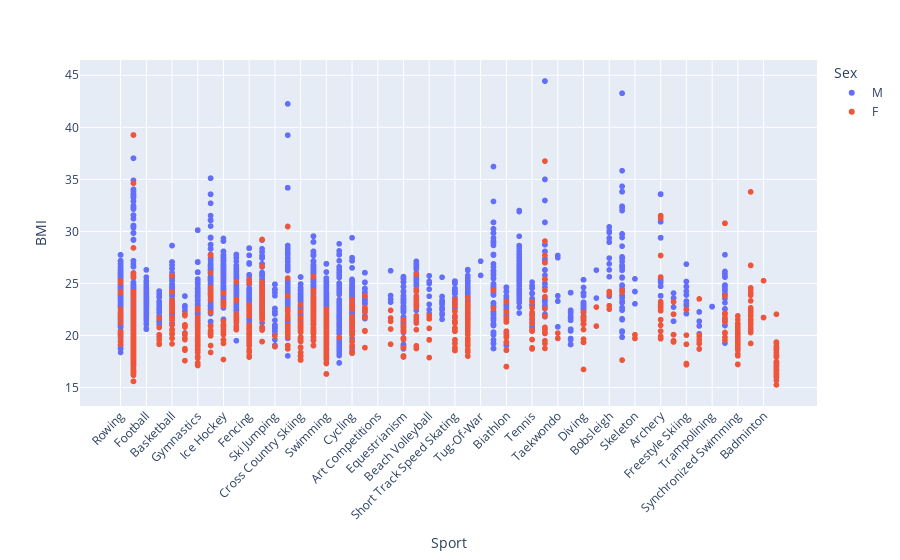

This figure's notebook cell:
### Code cell
# BMI = kg/((height/100)**2)
# Normal BMI: 18.5 to 24.9

italy_events["BMI"] = italy_events["Weight"] / ((italy_events["Height"]/100)**2)

fig = px.scatter(
    italy_events,
    x="Sport",
    y="BMI",
    color="Sex"
)

fig.update_layout(
    xaxis = dict(
        tickangle=-45
    )
)

### Figure 1 — Plotly figure (JSON) as saved in the notebook; plotly's stock layout.template omitted (floating-point values rounded to 4 significant figures; data arrays with more than 128 entries replaced by an {"elided": "..."} marker saying what was removed)
{"data": [{"hovertemplate": "Sex=M<br>Sport=%{x}<br>BMI=%{y}<extra></extra>", "legendgroup": "M", "marker": {"color": "#636efa", "symbol": "circle"}, "mode": "markers", "name": "M", "showlegend": true, "type": "scattergl", "x": {"elided": "7756 str values"}, "xaxis": "x", "y": {"elided": "7756 float values"}, "yaxis": "y"}, {"hovertemplate": "Sex=F<br>Sport=%{x}<br>BMI=%{y}<extra></extra>", "legendgroup": "F", "marker": {"color": "#EF553B", "symbol": "circle"}, "mode": "markers", "name": "F", "showlegend": true, "type": "scattergl", "x": {"elided": "2504 str values"}, "xaxis": "x", "y": {"elided": "2504 float values"}, "yaxis": "y"}], "layout": {"legend": {"title": {"text": "Sex"}, "tracegroupgap": 0}, "margin": {"t": 60}, "xaxis": {"anchor": "y", "domain": [0, 1], "tickangle": -45, "title": {"text": "Sport"}}, "yaxis": {"anchor": "x", "domain": [0, 1], "title": {"text": "BMI"}}}}
